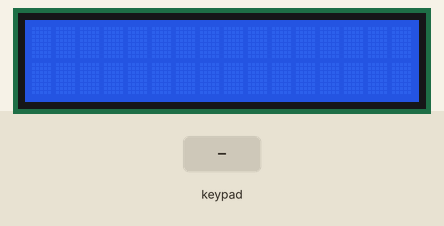
Bench run of a sketch on a simulated Arduino Uno, built with avr-gcc and run on an emulated ATmega328P. Parts: 16×2 character LCD. The inputs (shaded band) are chosen by the test bench.

Above: at 1.2 s.
1.3 s: keypad keys 7 6 5 4 # pressed 0.4 s apart
At 4.3 s:
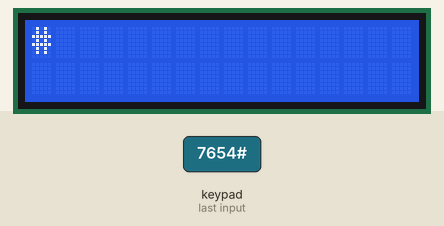
4.8 s: key '*' pressed
At 5.7 s:
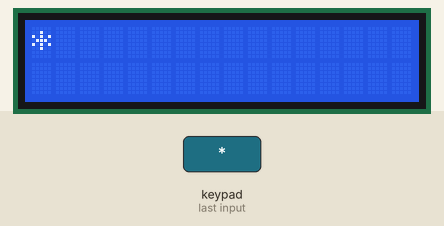
6.3 s: key '8' pressed
At 7.1 s:
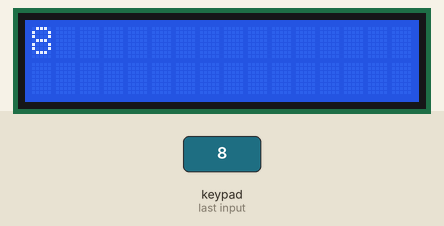
7.8 s: keypad keys 3 2 1 pressed 0.4 s apart
At 9.8 s:
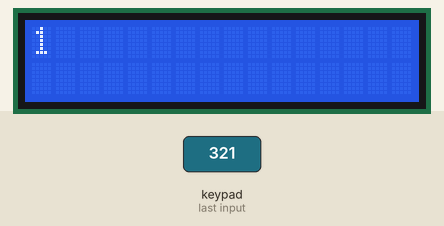
10.5 s: key '#' pressed
At 11.2 s:
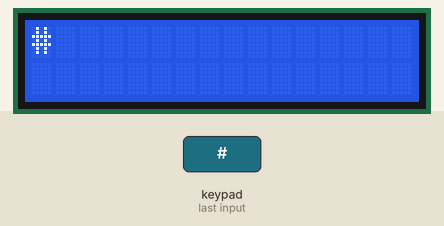
12.0 s: key '7' pressed
At 12.5 s:
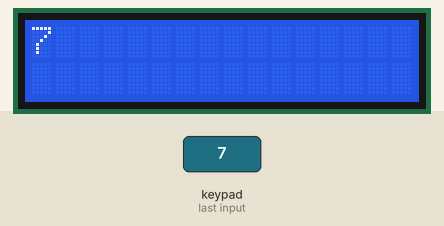
Timing chart, 0 to 14.5 s (numbered marks = the images above; inputs shaded):
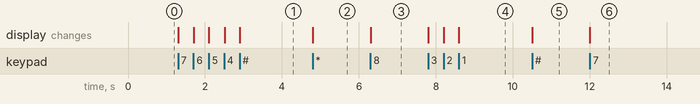

The sketch:

keypad.ino
```cpp
#include <Arduino.h>
#include <Keypad.h>
#include <LiquidCrystal.h>

const byte rows = 4;
const byte cols = 3;

char keys[rows][cols] = {
    {'7', '8', '9'},
    {'4', '5', '6'},
    {'1', '2', '3'},
    {'*', '0', '#'},
};

const byte rowpins[rows] = {7, 6, 5, 4};
const byte colpins[cols] = {3, 2, 1};

Keypad kpd = Keypad(makeKeymap(keys), rowpins, colpins, rows, cols);

LiquidCrystal lcd(13, 12, 11, 10, 9, 8);

void setup()
{
  lcd.begin(16, 2);
}

void loop()
{
  char data = kpd.getKey();
  if (data)
  {
    lcd.setCursor(0, 0);
    lcd.print(data);
    delay(10);
  }
}
```

Measured:
- after the input at 1.3 s, the display: first changes at once (image 1 shows a later state)
- after the input at 4.8 s, the display: changes at once (image 2)
- after the input at 6.3 s, the display: changes at once (image 3)
- after the input at 7.8 s, the display: first changes at once (image 4 shows a later state)
- after the input at 10.5 s, the display: changes at once (image 5)
- after the input at 12.0 s, the display: changes at once (image 6)
